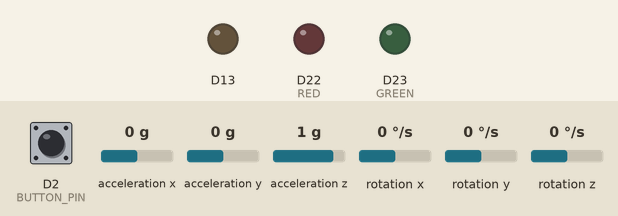
Recording of a sketch running on a simulated Arduino Nano 33 BLE. On the bench: output pins drawn as LEDs (lit = HIGH). The inputs (shaded band) are chosen by the test bench; at power-on: D2 (BUTTON_PIN) LOW, acceleration x 0 g, acceleration y 0 g, acceleration z 1 g, rotation x 0 °/s, rotation y 0 °/s, rotation z 0 °/s.

Above: at 1.2 s.
1.3 s: D2 (BUTTON_PIN) pulled HIGH for 0.15 s
At 2.3 s:
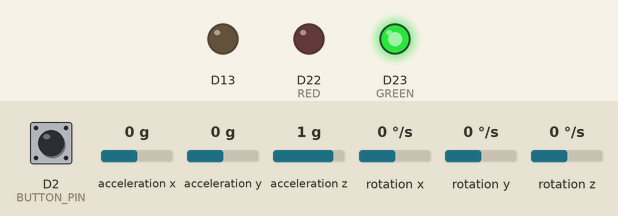
2.9 s: D2 (BUTTON_PIN) pulled HIGH for 3.2 s
At 4.1 s:
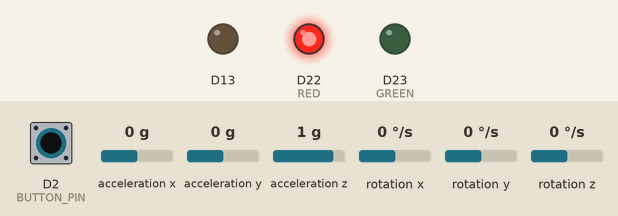
Timing chart, 0 to 7.6 s (numbered marks = the images above; inputs shaded):
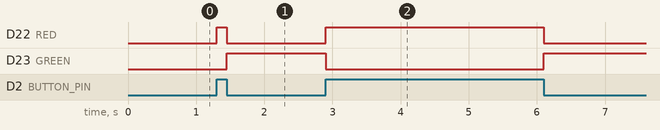

The sketch:

data_serial_comms.ino
```cpp
// Much Credit to Miguelcmaramara on Github for this code!

/**
 * Libraries and outside files
 */
#include <Arduino_LSM9DS1.h>


#define GREEN 23
#define RED 22
unsigned int numData = 0;
const unsigned int BUTTON_PIN = 2;
unsigned long t = 0;
unsigned long curr_t = 0;

float ax; float ay; float az;
float gx; float gy; float gz;
int delayTime = 0;

int counter = 0;
bool elapsed = false;
/*****************************************
 * SETUP
 ****************************************/
void setup() {
  // don't miss serial output
  Serial.begin(115200);
  Serial1.begin(115200);

  pinMode(BUTTON_PIN, INPUT);
  pinMode(13, OUTPUT);

  pinMode(RED, OUTPUT);
  pinMode(GREEN, OUTPUT);

  // Begin IMU
  if(!IMU.begin()){
    Serial.print("IMU failed to initialize");
  }

}

void loop() {
  if(digitalRead(BUTTON_PIN) == HIGH && IMU.accelerationAvailable() && IMU.gyroscopeAvailable()){
    // Serial1.println("b");
    t = millis();
    // numData = 0;
    while(digitalRead(BUTTON_PIN) == HIGH){

      //digitalWrite(13, HIGH);
      digitalWrite(RED, HIGH);
      digitalWrite(GREEN, LOW);

      //read sensors
      IMU.readAcceleration(ax,ay,az);
      IMU.readGyroscope(gx, gy, gz);

      //send data
      sendData(ax); sendData(ay); sendData(az);
      sendData(gx); sendData(gy); sendData(gz);

      curr_t = millis() -t;
      delay(delayTime);

    }
    digitalWrite(GREEN, HIGH);
    digitalWrite(RED, LOW);


  }
  delay(delayTime);

}


void sendData(float data) {
  byte *dataPtr = (byte*)&data; //creating byte array from data (using mem address)

  for (size_t i =0; i < sizeof(float); i++){
    Serial1.write(dataPtr[i]);
  }
}
```

Measured:
- after the input at 1.3 s, D22 (RED): LOW → HIGH at once, → LOW 0.15 s later; D23 (GREEN): LOW → HIGH after 0.15 s
- after the input at 2.9 s, D22 (RED): LOW → HIGH at once, → LOW 3.2 s later; D23 (GREEN): HIGH → LOW at once, → HIGH 3.2 s later
